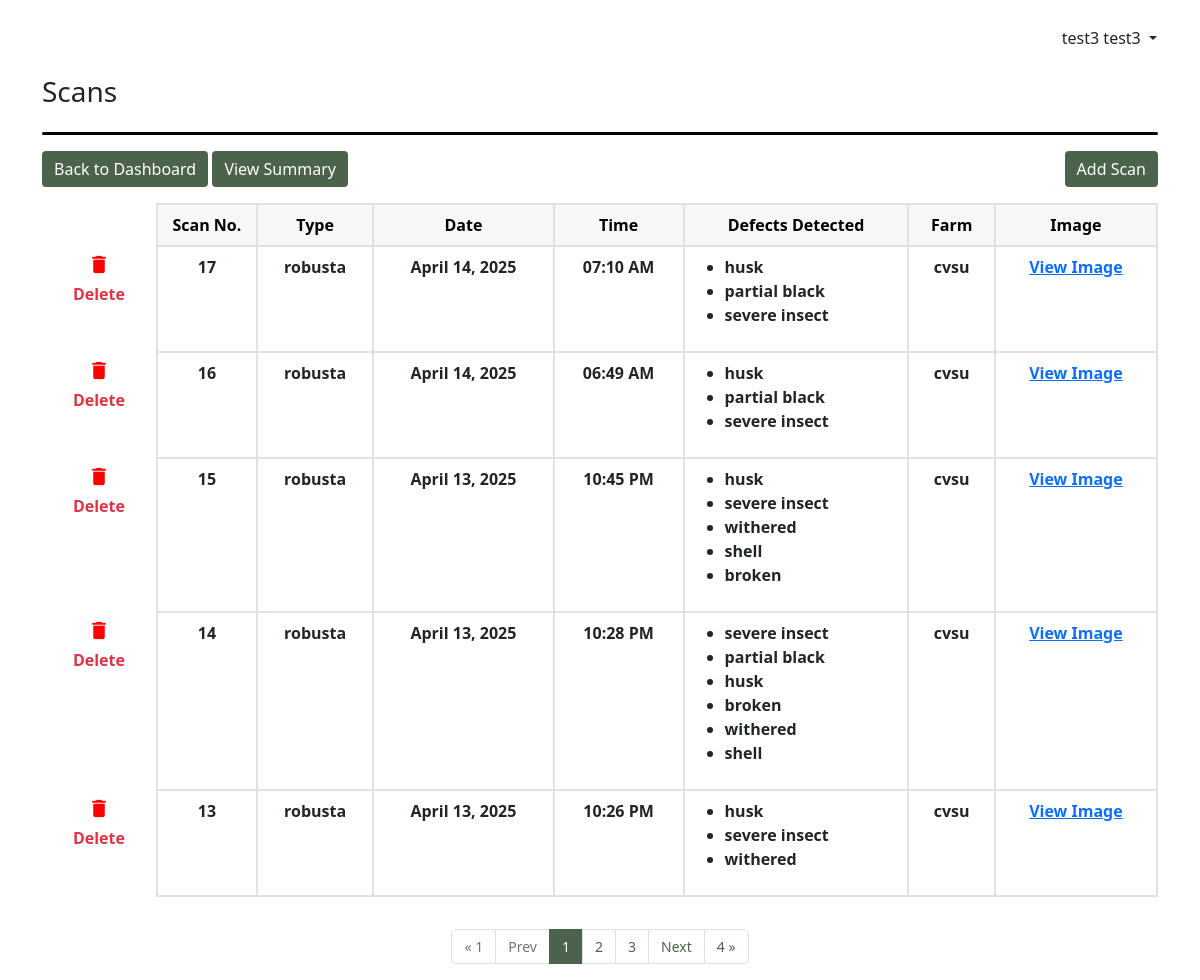
The page /dashboard/view/43/test/ (signed in) on the database its author committed.
### apps/dashboard/models.py (models this page shows, shortened)
class DefectsDetected(models.Model):
    id = models.AutoField(primary_key=True)
    scan_number = models.IntegerField(null=False)
    date_scanned = models.DateTimeField(default=now)
    defects_detected = models.JSONField(max_length=50)
    scanned_image = models.CharField(max_length=255)
    scanned_image2 = models.CharField(max_length=255, null=True)
    batch = models.ForeignKey(BatchSession, on_delete=models.CASCADE)

class BatchSession(models.Model):
    batch_id = models.AutoField(primary_key=True)
    title = models.CharField(max_length=255, null=False)
    date_created = models.DateTimeField(default=now)
    bean_type = models.CharField(max_length=50)
    farm = models.CharField(max_length=255)
    user = models.ForeignKey(User, on_delete=models.CASCADE)

### apps/dashboard/views.py (the view)
# urls.py: path('dashboard/view/<int:batch_id>/<str:title>/', views.ScanListView.as_view(), name="view_scans"),
class ScanListView(LoginRequiredMixin, ListView):
    model = DefectsDetected
    template_name = "dashboard/scans_view.html"
    paginate_by = 5
    def get_context_data(self, **kwargs):
        context = super().get_context_data(**kwargs)
        batchSession = BatchSession.objects.get(batch_id=self.kwargs["batch_id"])
        context["objects"] = batchSession
        page_obj = context['page_obj']
        paginator = page_obj.paginator
        start_index = max(1, page_obj.number - 2)
        end_index = min(paginator.num_pages + 1, page_obj.number + 3)
        context['page_range'] = range(start_index, end_index)
        return context
    def get_queryset(self):
        all_defects = DefectsDetected.objects.filter(batch_id=self.kwargs["batch_id"]).order_by("-scan_number")
        self.queryset = all_defects
        return super().get_queryset()

### apps/dashboard/templates/dashboard/scans_view.html (shortened to what this page needs)
{% extends "layout.html" %}
{% load static %}
{% block head_content %}
<div class="d-inline-flex align-items-end gap-3">
  <h3>Scans</h3>
</div>
<div class="my-3"
  style="
    width: 100%;
    height: 3px;
    background-color: black;
    border-radius: 20px;
  "></div>
{% endblock head_content %}
{% block content %}
<div class="container-fluid m-0 p-0">
  <div class="d-flex justify-content-between">
    <div>
        <a href=" {% url "dashboard" %} " class="text-decoration-none">
        <button class="btn btn-success mb-3">Back to Dashboard</button>
      </a>
      <a href="{% url 'view_summary' objects.batch_id objects.title %}"
        class="text-decoration-none">
        <button class="btn btn-success mb-3">View Summary</button>
      </a>
    </div>
    <a href="{% url "scan_option" objects.batch_id objects.title %}"
      class="text-decoration-none">
      <button class="btn btn-success mb-3">Add Scan</button>
    </a>
  </div>
  <div class="overflow-auto">
    <table
      class="table flex-wrap text-wrap custom-bordered table-data text-center ">
      <thead>
        <tr class="text-black">
          <th scope="col"></th>
          <th scope="col" style="width: 100px">Scan No.</th>
          <th scope="col">Type</th>
          <th scope="col">Date</th>
          <th scope="col">Time</th>
          <th scope="col" style="min-width: 150px">Defects Detected</th>
          <th scope="col">Farm</th>
          <th scope="col">Image</th>
        </tr>
      </thead>
      <tbody style="border-top: 0" id="scan_body_container">
        {% for defect in object_list %}
        <tr class="" id="scan_number_{{ defect.id }}">
          <td class="text-center p-0">
            <div
              class="btn button-show"
              type="button"
              data-bs-toggle="modal"
              data-bs-target="#modal"
              id="liveToastBtn"
              hx-get="{% url 'delete_view_scans' defect.id %}"
              hx-swap="innerHTML"
              hx-target="#swapelement"
              >
              <i class="material-icons" style="font-size: 23px; color: red"
                >delete</i
              >
              <div class="text-danger fw-bold">Delete</div>
            </div>
          </td>
          <td>{{ defect.scan_number}}</td>
          <td>{{ defect.batch.bean_type }}</td>
          <td>{{ defect.date_scanned|date:"F d, Y " }}</td>
          <td>{{ defect.date_scanned|date:"h:i A" }}</td>
          <td>
            <ul class="text-start">
              {% for each_defects_detected in defect.defects_detected %}
              <li>
                {% if each_defects_detected == "none" %}
                No defects detected
                {% else%}
                {{ each_defects_detected }}
                {% endif %}
              </li>
              {% endfor %}
            </ul>
          </td>
          <td>{{ defect.batch.farm }}</td>
          <td>
            <a
              target="_blank"
              href="{% static 'final_detected_images/' %}{{ defect.scanned_image }}"
              >View Image</a
            >
          </td>
        </tr>
        {% endfor %}
      </tbody>
    </table>
  </div>
</div>
{% if page_obj.paginator.num_pages > 1%}
  {% if page_obj.has_next or page_obj.has_previous %}
  <nav aria-label="Page navigation " class="d-flex justify-content-center align-items-center">
    <ul class="pagination pagination-custom mt-3 mb-0">
      {% if not page_obj.has_previous %}
        <li class="page-item disabled">
          <a class="page-link" href="#">&laquo; 1</a>
        </li>
        <li class="page-item disabled">
          <a class="page-link" href="#">Prev</a>
        </li>
      {% endif %}
    {% for page_num in page_range %}
      {% if page_num == page_obj.number %}
        <li class="page-item current-page">
          <a class="page-link">{{ page_num }}</a>
        </li>
      {% else %}
        {% if search_query %}
        <li class="page-item">
          <a class="page-link" href="?page={{ page_num }}&search={{search_query}}">{{ page_num }}</a>
        </li>
        {% else %}
        <li class="page-item">
          <a class="page-link" href="?page={{ page_num }}">{{ page_num }}</a>
        </li>
        {% endif %}
      {% endif %}
    {% endfor %}
      {% if page_obj.has_next %}
        {% if search_query %}
        <li class="page-item"><a class="page-link" href="?page={{ page_obj.next_page_number }}&search={{search_query}}">Next</a></li>
        <li class="page-item"><a class="page-link" href="?page={{ page_obj.paginator.num_pages }}&search={{search_query}}">{{page_obj.paginator.num_pages}} &raquo;</a></li>
        {% else %}
        <li class="page-item"><a class="page-link" href="?page={{ page_obj.next_page_number }}">Next</a></li>
        <li class="page-item"><a class="page-link" href="?page={{ page_obj.paginator.num_pages }}">{{page_obj.paginator.num_pages}} &raquo;</a></li>
        {% endif %}
      {% endif %}
    </ul>
  </nav>
  {% endif %}
{% endif %}
{% endblock content %}

### apps/templates/layout.html (shortened to what this page needs)
{% load static %}
<!DOCTYPE html>
<html lang="en">
  <head>
    <link href="https://cdn.jsdelivr.net/npm/bootstrap@5.1.3/dist/css/bootstrap.min.css" rel="stylesheet" />
    <link href="{% static 'style.css' %}?v={{ current_time }}" rel="stylesheet"/>
  </head>
  <body>
    <div class="container-md mb-3">
      <div>
        <div class="title row flex-column-reverse flex-sm-row m-0">
          <h3 class="col my-4 p-0">
          </h3>
          <div class="col col-sm-3 my-4 col-md-3 text-sm-center text-md-end p-0">
            <div
              class="dropdown-toggle btn p-0"
              data-bs-toggle="dropdown"
              aria-expanded="false">
              {{ request.user.first_name }} {{ request.user.last_name }}
            </div>
          </div>
        </div>
        {% block head_content %} {% endblock head_content %}
      </div>
      {% block content %} {% endblock content %}
    </div>
  </body>
</html>

### static/style.css (style rules this page uses)
:root { --main-green-theme: rgb(75, 99, 75); }
.title > h3 { font-size: 2em; font-family: "Oswald", sans-serif; font-optical-sizing: auto; font-style: normal; color: rgb(75, 99, 75); }
.btn-success { background-color: var(--main-green-theme); border: none; }
thead { color: grey; }
.table-data th, .table-summary th { background-color: rgba(128, 128, 128, 0.062); vertical-align: middle; }
.table-data th:first-child { background-color: transparent; }
.table-data td { font-weight: 600; }
table.custom-bordered td, table.custom-bordered th, table.table-summary td, table.table-summary th { border: 2px solid #dee2e6; }
table.custom-bordered th:first-child, table.custom-bordered td:first-child { border: none; }
@media screen and (min-width: 576px) { .title > h3 { font-size: 3em; } }
.page-link { color: var(--main-green-theme); }
.pagination-custom { font-size: 14px; }
.current-page a { color: white; background-color: var(--main-green-theme) !important; border-color: var(--main-green-theme) !important; }
@media screen and (min-width: 768px) { .title > h3 { font-size: 4em; } }

### rows shown on the page
DefectsDetected: scan_number "17", batch.bean_type "robusta", date_scanned "April 14, 2025", date_scanned "07:10 AM", defects_detected "husk" "partial black" "severe insect", batch.farm "cvsu"
DefectsDetected: scan_number "16", batch.bean_type "robusta", date_scanned "April 14, 2025", date_scanned "06:49 AM", defects_detected "husk" "partial black" "severe insect", batch.farm "cvsu"
DefectsDetected: scan_number "15", batch.bean_type "robusta", date_scanned "April 13, 2025", date_scanned "10:45 PM", defects_detected "husk" "severe insect" "withered" "shell" "broken", batch.farm "cvsu"
DefectsDetected: scan_number "14", batch.bean_type "robusta", date_scanned "April 13, 2025", date_scanned "10:28 PM", defects_detected "severe insect" "partial black" "husk" "broken" "withered" "shell", batch.farm "cvsu"
DefectsDetected: scan_number "13", batch.bean_type "robusta", date_scanned "April 13, 2025", date_scanned "10:26 PM", defects_detected "husk" "severe insect" "withered", batch.farm "cvsu"

### other values the page prints
{{ request.user.first_name }} "test3"
{{ request.user.last_name }} "test3"
{{ page_num }} "1"
{{ page_num }} "2" "3"
{{ page_obj.paginator.num_pages }} "4"
